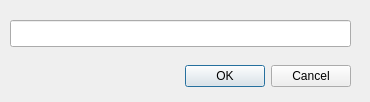
<?xml version="1.0" encoding="UTF-8"?>
<ui version="4.0">
 <class>StreamDescription</class>
 <widget class="QDialog" name="StreamDescription">
  <property name="geometry">
   <rect>
    <x>0</x>
    <y>0</y>
    <width>370</width>
    <height>102</height>
   </rect>
  </property>
  <property name="windowTitle">
   <string>Set Stream Description</string>
  </property>
  <widget class="QDialogButtonBox" name="buttonBox">
   <property name="geometry">
    <rect>
     <x>10</x>
     <y>60</y>
     <width>341</width>
     <height>32</height>
    </rect>
   </property>
   <property name="orientation">
    <enum>Qt::Horizontal</enum>
   </property>
   <property name="standardButtons">
    <set>QDialogButtonBox::Cancel|QDialogButtonBox::Ok</set>
   </property>
  </widget>
  <widget class="QLineEdit" name="lineEdit">
   <property name="geometry">
    <rect>
     <x>10</x>
     <y>20</y>
     <width>341</width>
     <height>27</height>
    </rect>
   </property>
  </widget>
 </widget>
 <resources/>
 <connections>
  <connection>
   <sender>buttonBox</sender>
   <signal>accepted()</signal>
   <receiver>StreamDescription</receiver>
   <slot>accept()</slot>
   <hints>
    <hint type="sourcelabel">
     <x>228</x>
     <y>74</y>
    </hint>
    <hint type="destinationlabel">
     <x>157</x>
     <y>101</y>
    </hint>
   </hints>
  </connection>
  <connection>
   <sender>buttonBox</sender>
   <signal>rejected()</signal>
   <receiver>StreamDescription</receiver>
   <slot>reject()</slot>
   <hints>
    <hint type="sourcelabel">
     <x>296</x>
     <y>80</y>
    </hint>
    <hint type="destinationlabel">
     <x>286</x>
     <y>101</y>
    </hint>
   </hints>
  </connection>
  <connection>
   <sender>lineEdit</sender>
   <signal>returnPressed()</signal>
   <receiver>StreamDescription</receiver>
   <slot>accept()</slot>
   <hints>
    <hint type="sourcelabel">
     <x>116</x>
     <y>34</y>
    </hint>
    <hint type="destinationlabel">
     <x>152</x>
     <y>8</y>
    </hint>
   </hints>
  </connection>
 </connections>
</ui>
